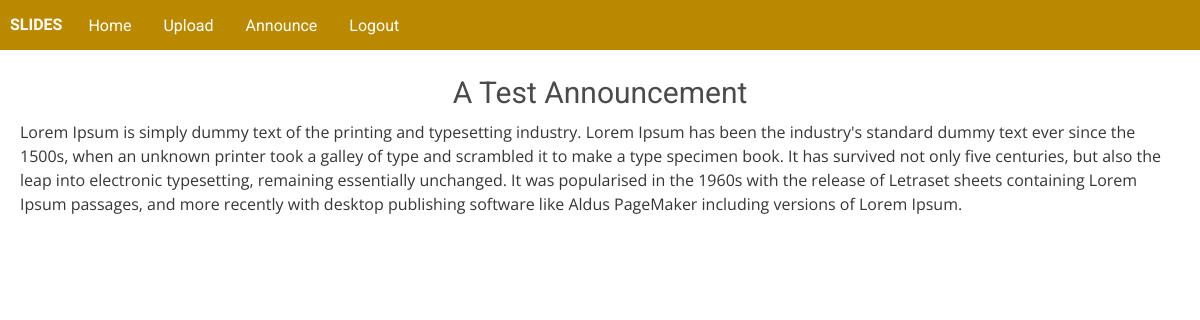
The page /announcement/7 (signed in) on the database its author committed.
### slides/models.py (models this page shows, shortened)
class Announcement(models.Model):
    user = models.ForeignKey(User, on_delete=models.CASCADE, related_name="announcer")
    title = models.CharField(max_length=150)
    announcement = models.TextField(max_length=10000)

### slides/views.py (the view)
# urls.py: path("announcement/<a_id>", views.announcement, name="announcement"),
@login_required
def announcement(request, a_id):
    announcement = Announcement.objects.get(pk=a_id)
    return render(request, "slides/announcement.html", {
        "announcement": announcement
    })

### slides/templates/slides/announcement.html (shortened to what this page needs)
{% extends "slides/layout.html" %}
{% load static %}
{% load custom_template_tags %}
{% block scripthead %}
    <link href="{% static 'slides/announcement.css' %}" rel="stylesheet">
{% endblock %}
{% block body %}
    <div id="the-announcement">
        <div id="a-title">
            <p id="title-text">{{ announcement.title }}</p>
        </div>
        <div id="a-announcement">
            <div id="announcement-body">{{ announcement.announcement }}</div>
        </div>
    </div>
{% endblock %}

### slides/static/slides/styles.css (style rules this page uses)
body { padding: 0px; margin: 0px; width: 100%; }

### slides/static/slides/announcement.css (style rules this page uses)
#the-announcement { margin: 20px; }
#the-announcement #a-title { display: flex; justify-content: center; }
#the-announcement #a-title #title-text { font-family: "Roboto", sans-serif; font-size: 30px; margin: 0px; color: #4b4b4b; text-align: center; }
#the-announcement #a-announcement { margin-top: 5px; }
#the-announcement #a-announcement #announcement-body { font-family: "Open Sans", sans-serif; font-weight: normal; color: #363636; }

### slides/static/slides/styles-mobile.css (style rules this page uses)
body { padding: 0px; margin: 0px; width: 100%; }

### rows shown on the page
Announcement: title "A Test Announcement", announcement "Lorem Ipsum is simply dummy text of the printing and typesetting industry. Lorem Ipsum has been the industry's standard dummy text ever since the 1500s, when an unknown printer took a galley of type and scrambled it to make a type specimen book. It has survived not only five centuries, but also the leap into electronic typesetting, remaining essentially unchanged. It was popularised in the 1960s with the release of Letraset sheets containing Lorem Ipsum passages, and more recently with desktop publishing software like Aldus PageMaker including versions of Lorem Ipsum."
